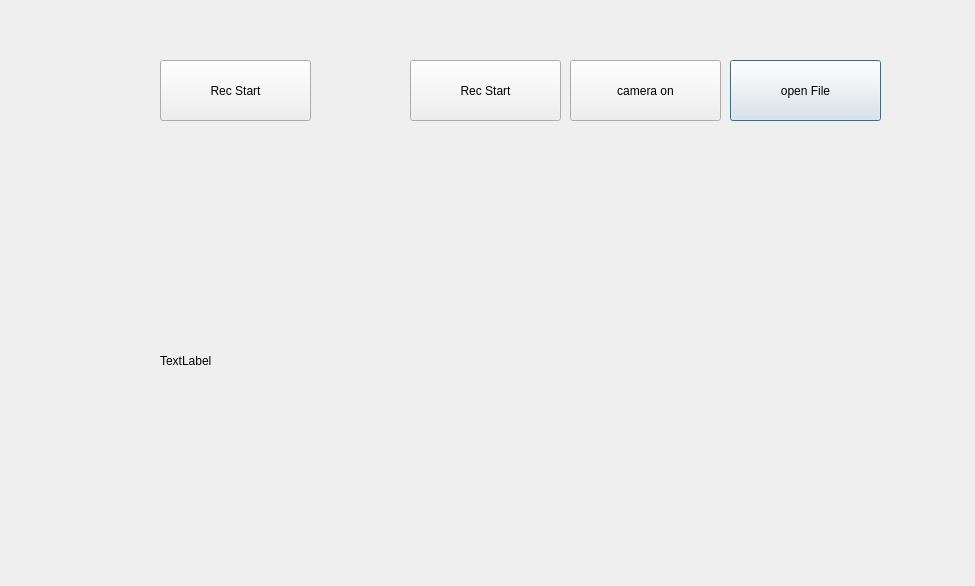
<?xml version="1.0" encoding="UTF-8"?>
<ui version="4.0">
 <class>Dialog</class>
 <widget class="QDialog" name="Dialog">
  <property name="geometry">
   <rect>
    <x>0</x>
    <y>0</y>
    <width>975</width>
    <height>586</height>
   </rect>
  </property>
  <property name="windowTitle">
   <string>Dialog</string>
  </property>
  <widget class="QPushButton" name="open_File">
   <property name="geometry">
    <rect>
     <x>730</x>
     <y>60</y>
     <width>151</width>
     <height>61</height>
    </rect>
   </property>
   <property name="text">
    <string>open File</string>
   </property>
  </widget>
  <widget class="QLabel" name="label">
   <property name="geometry">
    <rect>
     <x>160</x>
     <y>180</y>
     <width>661</width>
     <height>361</height>
    </rect>
   </property>
   <property name="text">
    <string>TextLabel</string>
   </property>
  </widget>
  <widget class="QPushButton" name="camerabtn">
   <property name="geometry">
    <rect>
     <x>570</x>
     <y>60</y>
     <width>151</width>
     <height>61</height>
    </rect>
   </property>
   <property name="text">
    <string>camera on</string>
   </property>
  </widget>
  <widget class="QPushButton" name="recordbtn">
   <property name="geometry">
    <rect>
     <x>410</x>
     <y>60</y>
     <width>151</width>
     <height>61</height>
    </rect>
   </property>
   <property name="text">
    <string>Rec Start</string>
   </property>
  </widget>
  <widget class="QPushButton" name="recordbtn_2">
   <property name="geometry">
    <rect>
     <x>160</x>
     <y>60</y>
     <width>151</width>
     <height>61</height>
    </rect>
   </property>
   <property name="text">
    <string>Rec Start</string>
   </property>
  </widget>
 </widget>
 <resources/>
 <connections/>
</ui>
